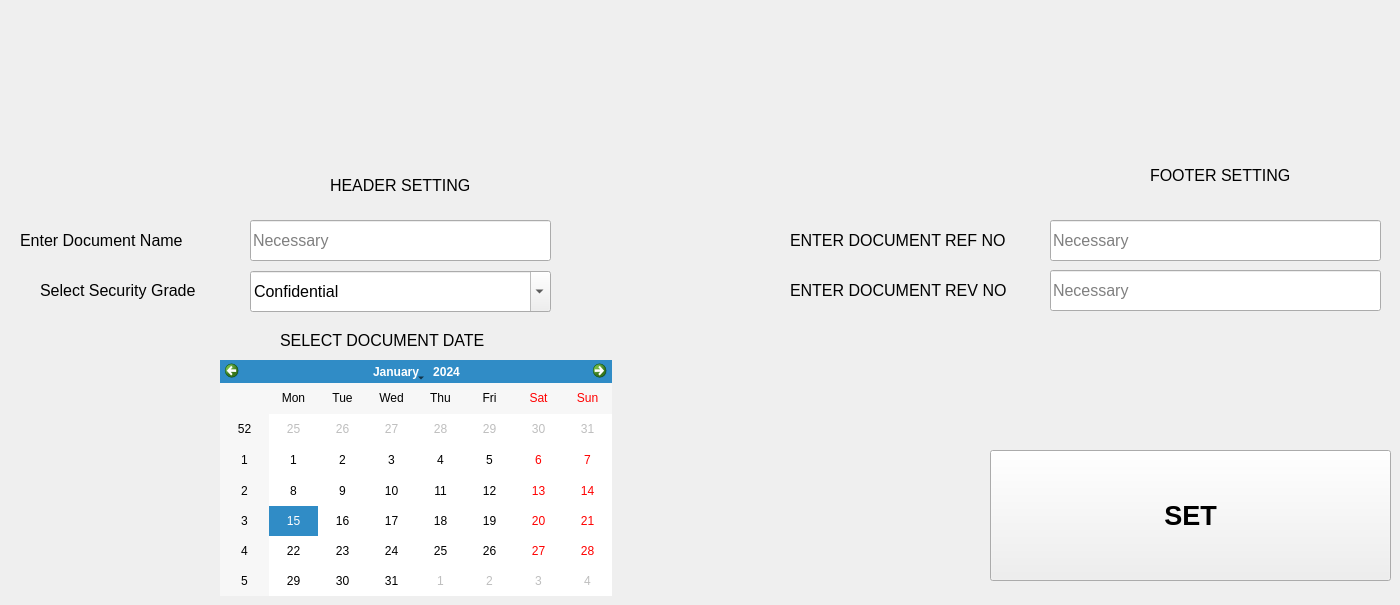
    <widget class="QWidget" name="tab1">
     <attribute name="title">
      <string>SET HEADER  FOOTER</string>
     </attribute>
     <widget class="QPushButton" name="pushButton_HdrFtr">
      <property name="geometry">
       <rect>
        <x>990</x>
        <y>450</y>
        <width>401</width>
        <height>131</height>
       </rect>
      </property>
      <property name="font">
       <font>
        <pointsize>20</pointsize>
        <weight>75</weight>
        <bold>true</bold>
       </font>
      </property>
      <property name="text">
       <string>SET</string>
      </property>
     </widget>
     <widget class="QLineEdit" name="lineEdit_DocRev">
      <property name="geometry">
       <rect>
        <x>1050</x>
        <y>270</y>
        <width>331</width>
        <height>41</height>
       </rect>
      </property>
      <property name="font">
       <font>
        <pointsize>12</pointsize>
       </font>
      </property>
      <property name="placeholderText">
       <string>Necessary</string>
      </property>
     </widget>
     <widget class="QLabel" name="label_3">
      <property name="geometry">
       <rect>
        <x>20</x>
        <y>230</y>
        <width>221</width>
        <height>21</height>
       </rect>
      </property>
      <property name="font">
       <font>
        <pointsize>12</pointsize>
       </font>
      </property>
      <property name="text">
       <string>Enter Document Name</string>
      </property>
     </widget>
     <widget class="QLabel" name="label_8">
      <property name="geometry">
       <rect>
        <x>330</x>
        <y>160</y>
        <width>171</width>
        <height>51</height>
       </rect>
      </property>
      <property name="font">
       <font>
        <pointsize>12</pointsize>
       </font>
      </property>
      <property name="text">
       <string>HEADER SETTING</string>
      </property>
     </widget>
     <widget class="QLabel" name="label_5">
      <property name="geometry">
       <rect>
        <x>790</x>
        <y>280</y>
        <width>271</width>
        <height>21</height>
       </rect>
      </property>
      <property name="font">
       <font>
        <pointsize>12</pointsize>
       </font>
      </property>
      <property name="text">
       <string>ENTER DOCUMENT REV NO</string>
      </property>
     </widget>
     <widget class="QLabel" name="label_4">
      <property name="geometry">
       <rect>
        <x>40</x>
        <y>280</y>
        <width>201</width>
        <height>21</height>
       </rect>
      </property>
      <property name="font">
       <font>
        <pointsize>12</pointsize>
       </font>
      </property>
      <property name="text">
       <string>Select Security Grade</string>
      </property>
     </widget>
     <widget class="QLineEdit" name="lineEdit_DocRef">
      <property name="geometry">
       <rect>
        <x>1050</x>
        <y>220</y>
        <width>331</width>
        <height>41</height>
       </rect>
      </property>
      <property name="font">
       <font>
        <pointsize>12</pointsize>
       </font>
      </property>
      <property name="text">
       <string/>
      </property>
      <property name="placeholderText">
       <string>Necessary</string>
      </property>
     </widget>
     <widget class="QLabel" name="label_9">
      <property name="geometry">
       <rect>
        <x>1150</x>
        <y>150</y>
        <width>161</width>
        <height>51</height>
       </rect>
      </property>
      <property name="font">
       <font>
        <pointsize>12</pointsize>
       </font>
      </property>
      <property name="text">
       <string>FOOTER SETTING</string>
      </property>
     </widget>
     <widget class="QLineEdit" name="lineEdit_DocName">
      <property name="geometry">
       <rect>
        <x>250</x>
        <y>220</y>
        <width>301</width>
        <height>41</height>
       </rect>
      </property>
      <property name="font">
       <font>
        <pointsize>12</pointsize>
       </font>
      </property>
      <property name="placeholderText">
       <string extracomment="if not then default be set">Necessary</string>
      </property>
     </widget>
     <widget class="QLabel" name="label_7">
      <property name="geometry">
       <rect>
        <x>790</x>
        <y>230</y>
        <width>271</width>
        <height>21</height>
       </rect>
      </property>
      <property name="font">
       <font>
        <pointsize>12</pointsize>
       </font>
      </property>
      <property name="text">
       <string>ENTER DOCUMENT REF NO</string>
      </property>
     </widget>
     <widget class="QLabel" name="label_6">
      <property name="geometry">
       <rect>
        <x>280</x>
        <y>330</y>
        <width>261</width>
        <height>21</height>
       </rect>
      </property>
      <property name="font">
       <font>
        <pointsize>12</pointsize>
       </font>
      </property>
      <property name="text">
       <string>SELECT DOCUMENT DATE</string>
      </property>
     </widget>
     <widget class="QCalendarWidget" name="calendarWidget_Doc">
      <property name="geometry">
       <rect>
        <x>220</x>
        <y>360</y>
        <width>392</width>
        <height>236</height>
       </rect>
      </property>
     </widget>
     <widget class="QComboBox" name="comboBox_Doc_SG">
      <property name="geometry">
       <rect>
        <x>250</x>
        <y>271</y>
        <width>301</width>
        <height>41</height>
       </rect>
      </property>
      <property name="font">
       <font>
        <pointsize>12</pointsize>
       </font>
      </property>
      <property name="editable">
       <bool>true</bool>
      </property>
      <property name="currentText">
       <string>Confidential</string>
      </property>
      <item>
       <property name="text">
        <string>Confidential</string>
       </property>
      </item>
      <item>
       <property name="text">
        <string>Restricted</string>
       </property>
      </item>
      <item>
       <property name="text">
        <string>Secrete</string>
       </property>
      </item>
     </widget>
    </widget>
